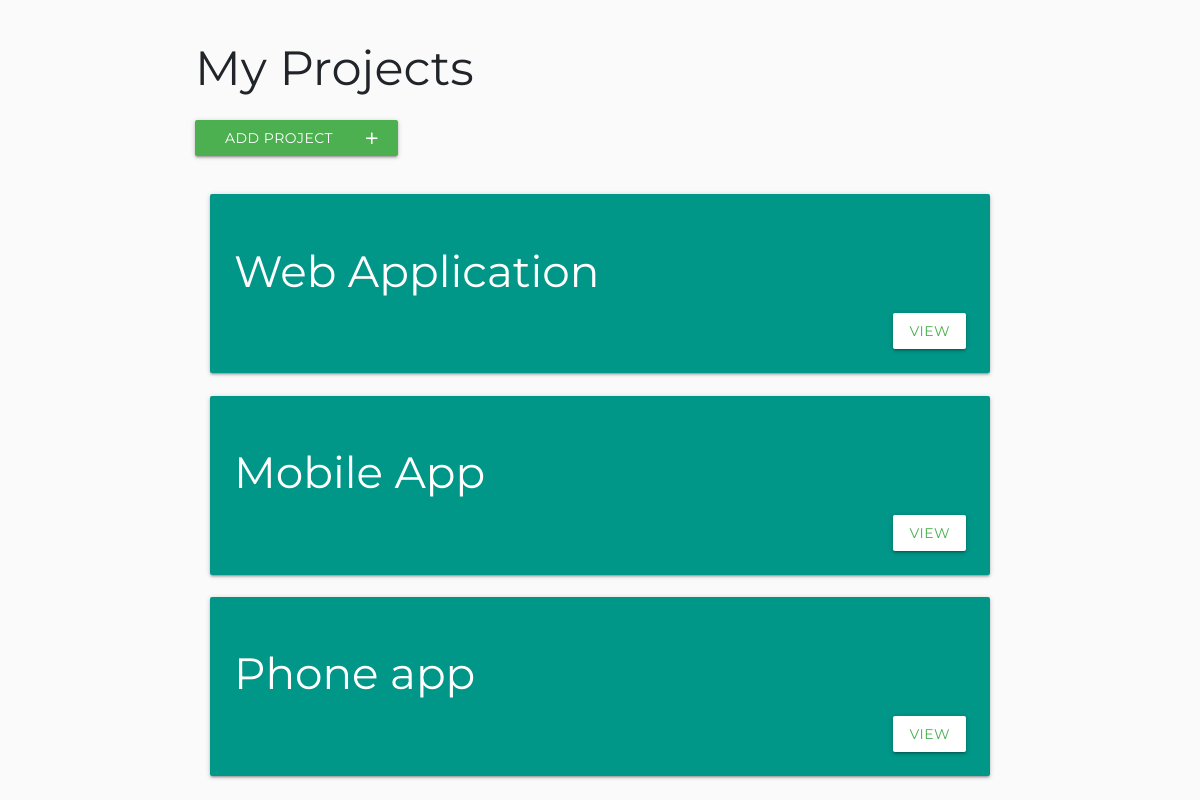
Before: / with the older database file.
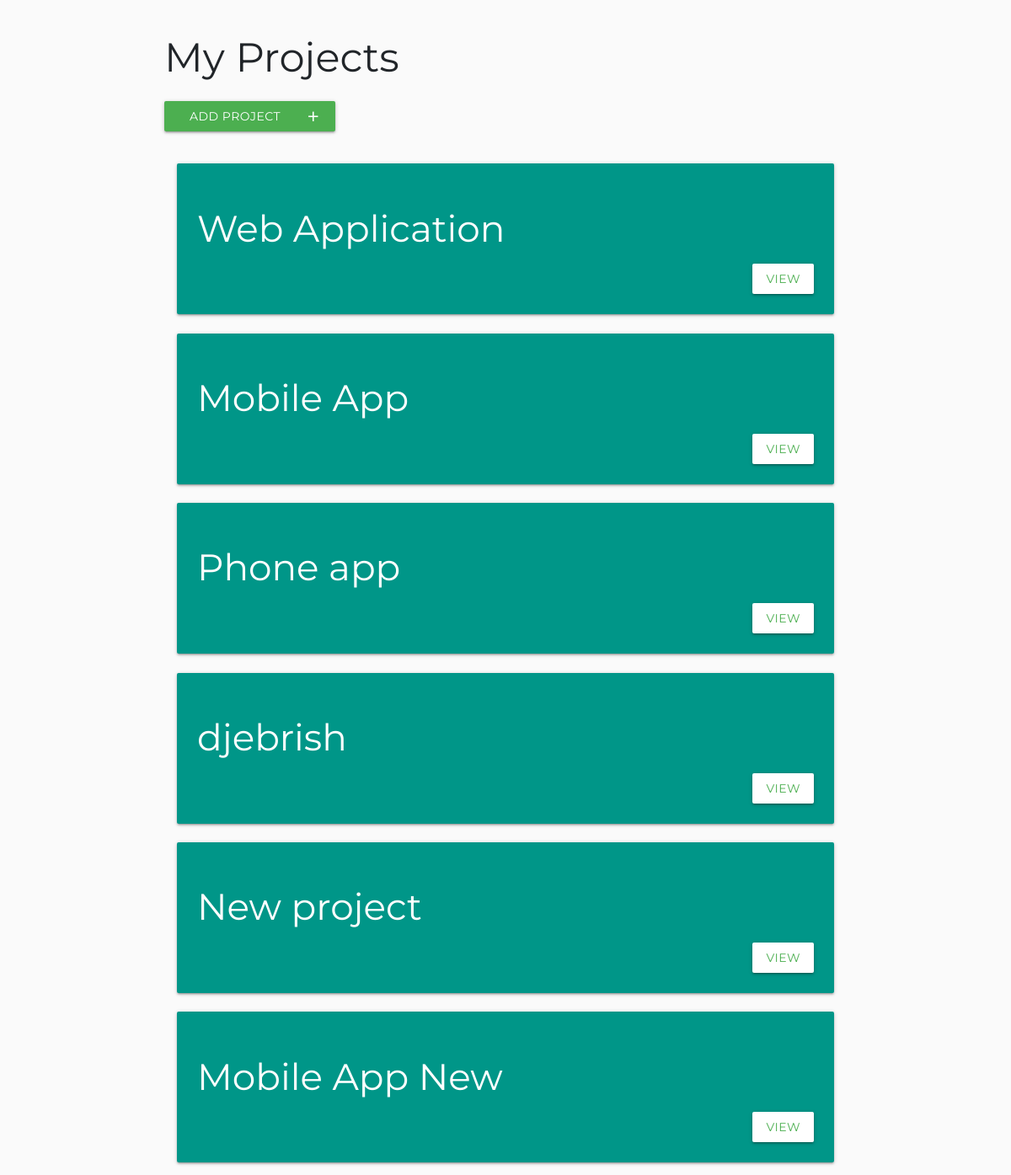
After: the same page with the newer database file.
### budget/models.py (models this page shows, shortened)
class Project(models.Model):
    name = models.CharField(max_length=120)
    slug = models.SlugField(max_length=120, unique=True, blank=True)
    budget = models.IntegerField(validators=[MinValueValidator(1)])
    date_created = models.DateTimeField(auto_now_add=True)

### budget/views.py (the view)
# urls.py: path('', views.ListProjects.as_view(), name="list"),
class ListProjects(ListView):
    model = Project
    template_name = "budget/list_projects.html"
    context_object_name = 'projects'
    extra_context = {
        "form": ProjectForm
    }

### budget/templates/budget/list_projects.html (shortened to what this page needs)
{% extends "budget/base.html" %}
{% load crispy_forms_tags %}
{% block content %}
{% if projects %}
 <div class="d-flex flex-column">
 <h1>My Projects</h1>
 <a href="#modal1" class="btn green white-text modal-trigger w-25">Add Project <i class="material-icons right">add</i> <div class="clearfix"></div></a>
  {% for project in projects %}
    <div class="col">
      <div class="card-panel teal">
      <h3 class="white-text">{{ project.name }}</h3>
        <span class="right"><a href="{% url 'budget:project_details' project.slug %}" class="btn white green-text">View</a></span>
      </div>
    </div>
  {% endfor %}
</div>
{% endif %}
{% endblock content %}

Changed rows visible on the page:
added Project: name "djebrish"
added Project: name "New project"
added Project: name "Mobile App New"
